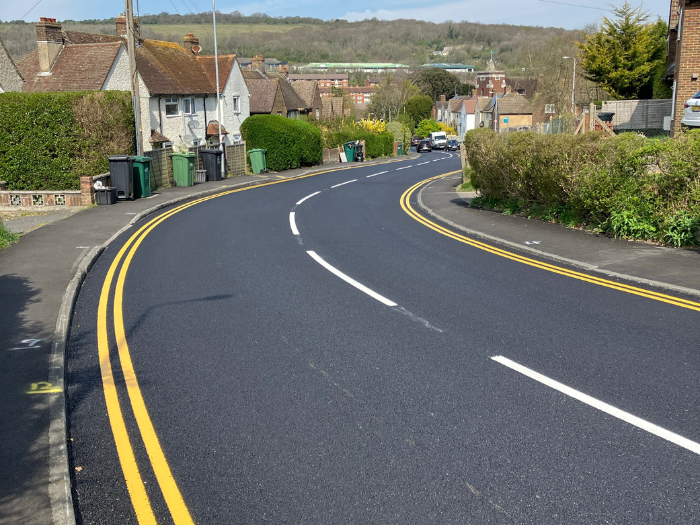
#> input picture road_2.png, 700 x 525 px
$ python '最新版.py'   (older library calls are emulated)
#> lines starting #> are read from the running program, lines starting #| are printed output that depends on the picture; after the words box and inside, x2 and y2 are one past the last pixel; in counts of white or black regions, pixels touching at a corner belong together
import cv2
import numpy as np

# 用於滑鼠繪圖的全局變數
drawing = False
mask_img = None

def mouse_callback(event, x, y, flags, param):
    """ 滑鼠回呼函式：記錄滑鼠劃過的區域 """
    global drawing, mask_img
    brush_size = 10 # 畫筆粗細

    if event == cv2.EVENT_LBUTTONDOWN:
        drawing = True
        cv2.circle(mask_img, (x, y), brush_size, 255, -1)
    elif event == cv2.EVENT_MOUSEMOVE:
        if drawing:
            cv2.circle(mask_img, (x, y), brush_size, 255, -1)
    elif event == cv2.EVENT_LBUTTONUP:
        drawing = False

def to_blocks(img: np.ndarray, block_size: int) -> np.ndarray:
    height, width = img.shape
    n_blocks_height = height // block_size
    n_blocks_width = width // block_size
    blocks = np.zeros((n_blocks_height, n_blocks_width, block_size, block_size), dtype=np.uint8)
    for i in range(n_blocks_height):
        for j in range(n_blocks_width):
            blocks[i, j, :, :] = img[i * block_size:(i + 1) * block_size, j * block_size:(j + 1) * block_size]
    return blocks

def vectorized_lbp(block):
    h, w = block.shape
    lbp = np.zeros_like(block, dtype=np.uint8)
    if h < 3 or w < 3:
        return lbp
    center = block[1:-1, 1:-1]
    neighbors = [(-1, -1), (-1, 0), (-1, 1), (0, 1), (1, 1), (1, 0), (1, -1), (0, -1)]
    for power, (dx, dy) in enumerate(neighbors):
        neighbor_pixels = block[1+dx:h-1+dx, 1+dy:w-1+dy]
        lbp[1:-1, 1:-1] |= ((neighbor_pixels >= center).astype(np.uint8) << (7 - power))
    return lbp

def blocks_to_hist(blocks):
    num_blocks_y, num_blocks_x, _, _ = blocks.shape
    hist = np.zeros((num_blocks_y, num_blocks_x, 256), dtype=np.float32)
    for y in range(num_blocks_y):
        for x in range(num_blocks_x):
            lbp_block = vectorized_lbp(blocks[y, x])
            valid_pixels = lbp_block[1:-1, 1:-1].ravel()
            if len(valid_pixels) > 0:
                hist_counts = np.histogram(valid_pixels, bins=256, range=(0, 256))[0]
                sum_counts = hist_counts.sum()
                if sum_counts > 0:
                    hist[y, x] = hist_counts / sum_counts
    return hist

def bfs_with_features(start_x, start_y, _hist, target_features, similarity=0.25):
    num_blocks_y, num_blocks_x, _ = _hist.shape
    queue = [(start_x, start_y)]
    _result = [(start_x, start_y)]
    visited = set([(start_x, start_y)])

    while queue:
        cx, cy = queue.pop(0)
        for dx, dy in [(-1, 0), (0, 1), (1, 0), (0, -1)]:
            new_x, new_y = cx + dx, cy + dy
            if new_x < 0 or new_x >= num_blocks_x or new_y < 0 or new_y >= num_blocks_y:
                continue
            if (new_x, new_y) in visited:
                continue
            visited.add((new_x, new_y))

            total_share = 0.0
            for f in target_features:
                total_share += _hist[new_y, new_x, f]

            if total_share >= similarity:
                _result.append((new_x, new_y))
                queue.append((new_x, new_y))
    return _result

if __name__ == '__main__':
    # 模式選擇
    print("="*40)
    print("  LBP + BFS 道路特徵偵測系統 (自動儲存結果版)")
    print("="*40)
    print("請選擇特徵分析模式：")
    print("[1] 自動偵測模式 (自動抓取影像底部三排特徵)")
    print("[2] 手動標記模式 (用滑鼠在畫面上塗抹特徵候選區)")
    mode = input("請輸入模式編號 (1 或 2): ").strip()
#> the answer given: 1

    if mode not in ['1', '2']:
        print("輸入錯誤，預設切換至 [1] 自動偵測模式。")
        mode = '1'

    img = cv2.imread('road_2.png')
#> img is the input picture: shape (525, 700, 3); mean B, G, R 103.7, 111.2, 109.1
    if img is None:
        print("錯誤：找不到影像檔案 'road_1.jpg'")
        exit()

    img = cv2.resize(img, (640, 480), interpolation=cv2.INTER_AREA)
#> img: shape (480, 640, 3)
    h_img, w_img, _ = img.shape
#> h_img = 480; w_img = 640

    if mode == '2':
        mask_img = np.zeros((h_img, w_img), dtype=np.uint8)
        win_name = "[Step 1] Paint Blocks (Press SPACE to confirm)"
        cv2.namedWindow(win_name)
        cv2.setMouseCallback(win_name, mouse_callback)

        print("\n[手動模式啟動] 請用滑鼠塗抹道路區域，完成後請按『空白鍵』。")
        while True:
            display_img = img.copy()
            display_img[mask_img > 0] = [0, 255, 0]
            cv2.imshow(win_name, display_img)

            key = cv2.waitKey(1) & 0xFF
            if key == 32:
                break
        cv2.destroyWindow(win_name)

    # 影像共通處理
    gray = cv2.cvtColor(img, cv2.COLOR_BGR2GRAY)
    sobel_x = cv2.Sobel(gray, cv2.CV_64F, 1, 0, ksize=3)
    sobel_y = cv2.Sobel(gray, cv2.CV_64F, 0, 1, ksize=3)
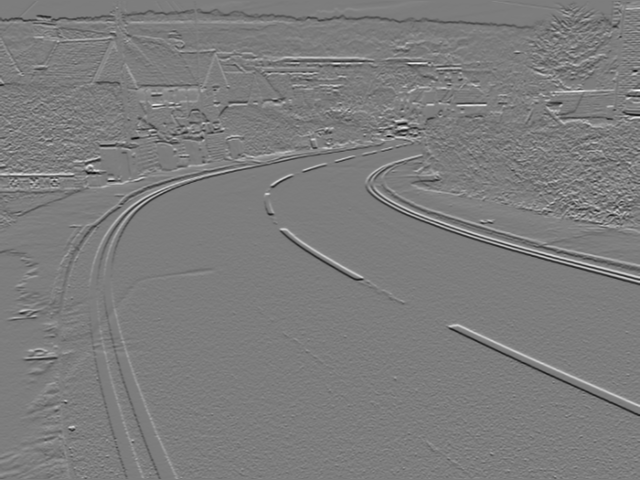
#> sobel_y: shape (480, 640) float64; min -768, max 796, mean -1.5; drawn with min black and max white
    sobel = cv2.magnitude(sobel_x, sobel_y)
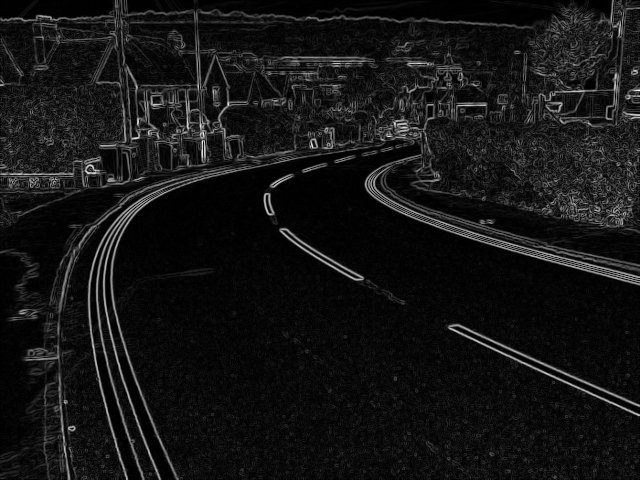
#> sobel: shape (480, 640) float64; min 0, max 796, mean 66.3; drawn with min black and max white
    sobel = cv2.convertScaleAbs(sobel)
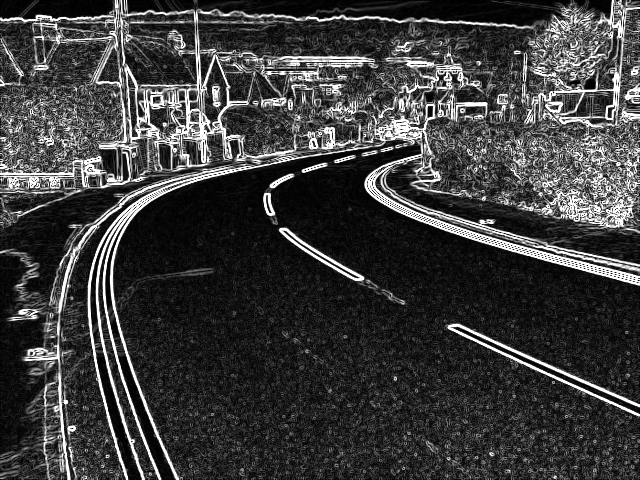
#> sobel: shape (480, 640); min 0, max 255, mean 60.8

    # 切分區塊 (目前設定 block_size = 16)
    block_size = 16

    blocks = to_blocks(sobel, block_size)
    hist = blocks_to_hist(blocks)
    num_blocks_y, num_blocks_x, _ = hist.shape

    total_target_hist = np.zeros(256, dtype=np.float32)
    start_x, start_y = None, None
    source_blocks = set()

    # 分支邏輯：收集直方圖特徵
    feature_thresholds = {}

    if mode == '1':
        print("\n[自動模式] 正在分析影像底部紋理...")
        bottom_blocks_hist = hist[-3:, :, :]
        total_target_hist = bottom_blocks_hist.reshape(-1, 256).sum(axis=0)
        start_x = num_blocks_x // 2
        start_y = num_blocks_y - 1

        for y in range(num_blocks_y - 3, num_blocks_y):
            for x in range(num_blocks_x):
                source_blocks.add((x, y))

        # 自動模式維持原邏輯簡化處理：取全局第一名，給予預設相似度
        total_target_hist[0] = 0
        max_f = int(np.argsort(total_target_hist)[-1])
        feature_thresholds[max_f] = 0.11

    elif mode == '2':
        mask_blocks = to_blocks(mask_img, block_size)
        painted_block_count = 0

        for y in range(num_blocks_y):
            for x in range(num_blocks_x):
                if np.any(mask_blocks[y, x] > 0):
                    start_x, start_y = x, y
                    painted_block_count += 1
                    source_blocks.add((x, y))

                    block_hist = hist[y, x].copy()
                    block_hist[0] = 0
                    block_hist[255] = 0

                    max_feature = int(np.argmax(block_hist))
                    max_share = float(block_hist[max_feature])

                    if max_share >= 0.03:
                        if max_feature not in feature_thresholds:
                            feature_thresholds[max_feature] = max_share
                        else:
                            if max_share < feature_thresholds[max_feature]:
                                feature_thresholds[max_feature] = max_share

        if painted_block_count == 0 or start_x is None:
            print("警告：您沒有塗抹到任何有效的區塊區域！程式強制結束。")
            exit()

        print(f"\n[手動模式] 劃到的區塊共計 {painted_block_count} 個。")

    print("\n📋 最終篩選出的道路特徵白名單與【最低】檢驗門檻：")
    for f, th in feature_thresholds.items():
        print(f"  - 特徵碼 [{f}]: 必須大於等於 {th*100:.2f}%")

    # -------------------------------------------------------------
    # 執行 BFS 區域增長
    # -------------------------------------------------------------
    print("\n🚀 開始依據新門檻進行道路辨識...")

    queue = [(start_x, start_y)]
    result = [(start_x, start_y)]
    visited = {(start_x, start_y)}

    while queue:
        cx, cy = queue.pop(0)
        for dx, dy in [(-1, 0), (0, 1), (1, 0), (0, -1)]:
            new_x, new_y = cx + dx, cy + dy
            if new_x < 0 or new_x >= num_blocks_x or new_y < 0 or new_y >= num_blocks_y:
                continue
            if (new_x, new_y) in visited:
                continue
            visited.add((new_x, new_y))

            is_road_block = False
            for target_f, min_required_share in feature_thresholds.items():
                neighbor_share = hist[new_y, new_x, target_f]
                if neighbor_share >= min_required_share:
                    is_road_block = True
                    break

            if is_road_block:
                result.append((new_x, new_y))
                queue.append((new_x, new_y))

    # -------------------------------------------------------------
    # 二次加工：網格空洞填補邏輯
    # -------------------------------------------------------------
    print("\n盤點網格空洞，正在填補被馬路包圍的空格...")

    grid_mask = np.zeros((num_blocks_y, num_blocks_x), dtype=np.uint8)
    for bx, by in result:
        grid_mask[by, bx] = 255
#> this loop made 381 passes
#> (bx, by) on passes 1 to 3: (20, 29), (19, 29), (19, 28)
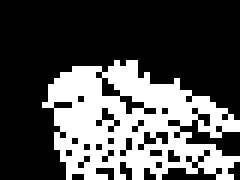
#> grid_mask: shape (30, 40) (shown 6 times larger); 31.8% white; 1 white region, box (x1, y1, x2, y2) and area: (7, 10, 40, 30) 381

    contours, _ = cv2.findContours(grid_mask, cv2.RETR_EXTERNAL, cv2.CHAIN_APPROX_SIMPLE)
    filled_grid_mask = grid_mask.copy()
    cv2.drawContours(filled_grid_mask, contours, -1, 255, thickness=cv2.FILLED)
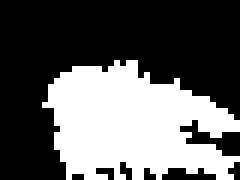
#> filled_grid_mask: shape (30, 40) (shown 6 times larger); 37.5% white; 1 white region, box (x1, y1, x2, y2) and area: (7, 10, 40, 30) 450

    filled_holes_set = set()
    for y in range(num_blocks_y):
        for x in range(num_blocks_x):
            if filled_grid_mask[y, x] == 255 and grid_mask[y, x] == 0:
                filled_holes_set.add((x, y))
                result.append((x, y))

    print(f"整理完成！共發現並填補了 {len(filled_holes_set)} 個被包圍的網格空格。")
#| 整理完成！共發現並填補了 69 個被包圍的網格空格。
    result_set = set(result)

    # -------------------------------------------------------------
    # 建立基礎的藍色(原道路) 與 紅色(填補區) 半透明道路遮罩
    # -------------------------------------------------------------
    img2 = np.zeros((num_blocks_y * block_size, num_blocks_x * block_size, 3), dtype=np.uint8)
    for bx, by in result:
        y_start, y_end = by * block_size, (by + 1) * block_size
        x_start, x_end = bx * block_size, (bx + 1) * block_size

        if (bx, by) in filled_holes_set:
            img2[y_start:y_end, x_start:x_end, 2] = 255 # 被包圍的空格填紅色
        else:
            img2[y_start:y_end, x_start:x_end, 0] = 255 # 原始馬路填藍色
#> this loop made 450 passes
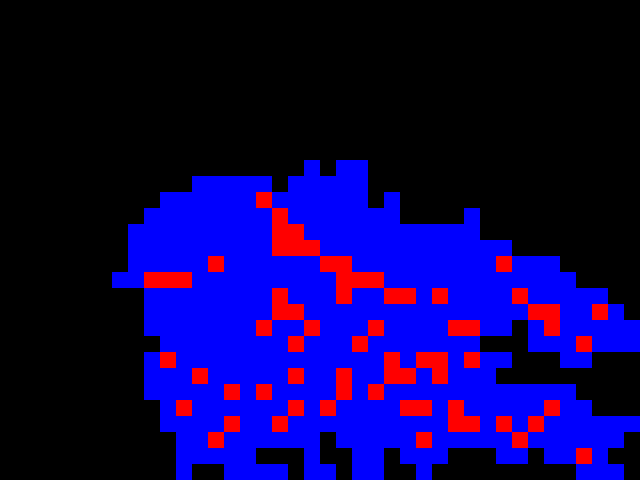
#> img2: shape (480, 640, 3); mean of channels 0, 1, 2 81, 0, 14.7; drawn as B, G, R

    img_cropped = img[0:num_blocks_y * block_size, 0:num_blocks_x * block_size].copy()

    # 圖一：呈現乾淨的 BFS 道路偵測 + 紅色填補結果 (無文字特徵標記)
    clean_result_img = cv2.add(img_cropped, img2)

    # 🎯 儲存沒有特徵值標記的乾淨圖片
    save_filename = 'road_2_out.png'
    success = cv2.imwrite(save_filename, clean_result_img)
    if success:
        print(f"\n💾 成功將無特徵值標記的乾淨結果圖儲存至: '{save_filename}'")
    else:
        print(f"\n❌ 錯誤：圖片儲存失敗。")

    # 圖二：包含特徵值、網格與占比的細節加工圖
    labeled_result_img = clean_result_img.copy()

    # 針對字體大小與定位做微調
    font_scale = 0.22
    text_y_offset1 = 7

    print("\n📊 正在繪製特徵標記細節圖...")
    for y in range(num_blocks_y):
        for x in range(num_blocks_x):
            y_start = y * block_size
            x_start = x * block_size

            block_hist = hist[y, x].copy()
            block_hist[0] = 0
            orig_max_feature = np.argmax(block_hist)
            orig_max_share = block_hist[orig_max_feature]

            # -----------------------------------------------------------------
            # 情況 A：特徵來源區塊（綠框）
            # -----------------------------------------------------------------
            if (x, y) in source_blocks:
                cv2.rectangle(labeled_result_img, (x_start, y_start), (x_start + block_size, y_start + block_size), (0, 255, 0), 1)

                src_valid_features = []
                for f, th in feature_thresholds.items():
                    if block_hist[f] > 0:
                        src_valid_features.append((f, block_hist[f]))

                if src_valid_features:
                    best_src_f, best_src_s = max(src_valid_features, key=lambda x: x[1])
                    cv2.putText(labeled_result_img, f"{best_src_f}", (x_start + 1, y_start + text_y_offset1), cv2.FONT_HERSHEY_SIMPLEX, font_scale, (0, 255, 0), 1)

            # -----------------------------------------------------------------
            # 情況 B：道路區塊 (原本 BFS 延伸的藍框 或 後來填補的紅框)
            # -----------------------------------------------------------------
            elif (x, y) in result_set:
                if (x, y) in filled_holes_set:
                    cv2.rectangle(labeled_result_img, (x_start, y_start), (x_start + block_size, y_start + block_size), (0, 0, 255), 1)
                    cv2.putText(labeled_result_img, "Hole", (x_start + 1, y_start + text_y_offset1), cv2.FONT_HERSHEY_SIMPLEX, font_scale - 0.02, (0, 0, 255), 1)
                else:
                    cv2.rectangle(labeled_result_img, (x_start, y_start), (x_start + block_size, y_start + block_size), (255, 100, 0), 1)

                    passed_features = []
                    for target_f, min_required_share in feature_thresholds.items():
                        neighbor_share = block_hist[target_f]
                        if neighbor_share >= min_required_share:
                            passed_features.append((target_f, neighbor_share, min_required_share))

                    if passed_features:
                        best_f, best_s, min_s = max(passed_features, key=lambda x: x[1])
                        cv2.putText(labeled_result_img, f"{best_f}", (x_start + 1, y_start + text_y_offset1), cv2.FONT_HERSHEY_SIMPLEX, font_scale, (255, 255, 255), 1)
                    else:
                        cv2.putText(labeled_result_img, "?", (x_start + 1, y_start + text_y_offset1), cv2.FONT_HERSHEY_SIMPLEX, font_scale, (0, 0, 255), 1)

            # -----------------------------------------------------------------
            # 情況 C：非道路區塊
            # -----------------------------------------------------------------
            else:
                if orig_max_feature == 255 and orig_max_share > 0.2:
                     cv2.putText(labeled_result_img, "255", (x_start + 1, y_start + text_y_offset1), cv2.FONT_HERSHEY_SIMPLEX, font_scale - 0.05, (100, 100, 100), 1)
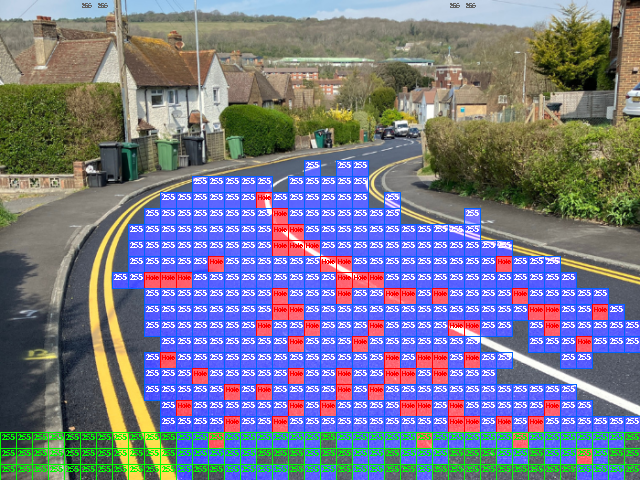
#> labeled_result_img: shape (480, 640, 3); mean B, G, R 143.7, 120.9, 119.1

    print("標記完成。")

    # 同時開啟兩張圖進行比對
    mode_title = "Auto Bottom" if mode == '1' else "Manual Painting"
    cv2.imshow(f'[1. Clean Result] Mode: {mode_title}', clean_result_img)
    cv2.imshow(f'[2. Labeled Detail] Mode: {mode_title}', labeled_result_img)

    print("\n系統已成功開啟兩個視窗並完成儲存！")
    print("視窗 1 為乾淨偵測結果(含紅色填補)，視窗 2 為特徵細節標記。請按任意鍵結束程式。")
    cv2.waitKey(0)
    cv2.destroyAllWindows()

$ run again, with Road_in_Norway.jpg saved as road_2.png
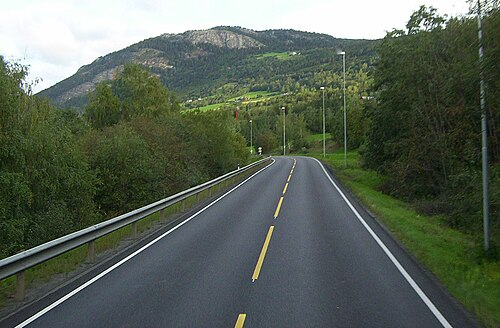
#> input picture Road_in_Norway.jpg, 500 x 328 px
#> img is the input picture: shape (328, 500, 3); mean B, G, R 87.1, 99.5, 89.3
#> img: shape (480, 640, 3)
#> the loop `for bx, by in result:` made 175 passes
#> (bx, by) on passes 1 to 3: (20, 29), (19, 29), (21, 29)
#> after the loop `for bx, by in result:`:
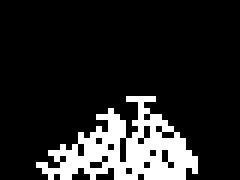
#> grid_mask: shape (30, 40) (shown 6 times larger); 14.6% white in thin lines or dots, all inside (x1, y1, x2, y2) = (6, 16, 33, 30)
#> filled_grid_mask: shape (30, 40); 16.7% white; 1 white region, box (x1, y1, x2, y2) and area: (6, 16, 33, 30) 200
#| 整理完成！共發現並填補了 25 個被包圍的網格空格。
#> the loop `for bx, by in result:` made 200 passes
#> after the loop `for y in range(num_blocks_y):`:
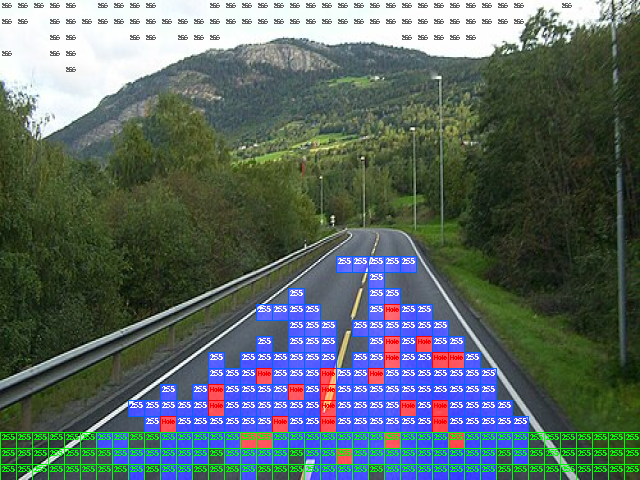
#> labeled_result_img: shape (480, 640, 3); mean B, G, R 104.5, 105.4, 91
